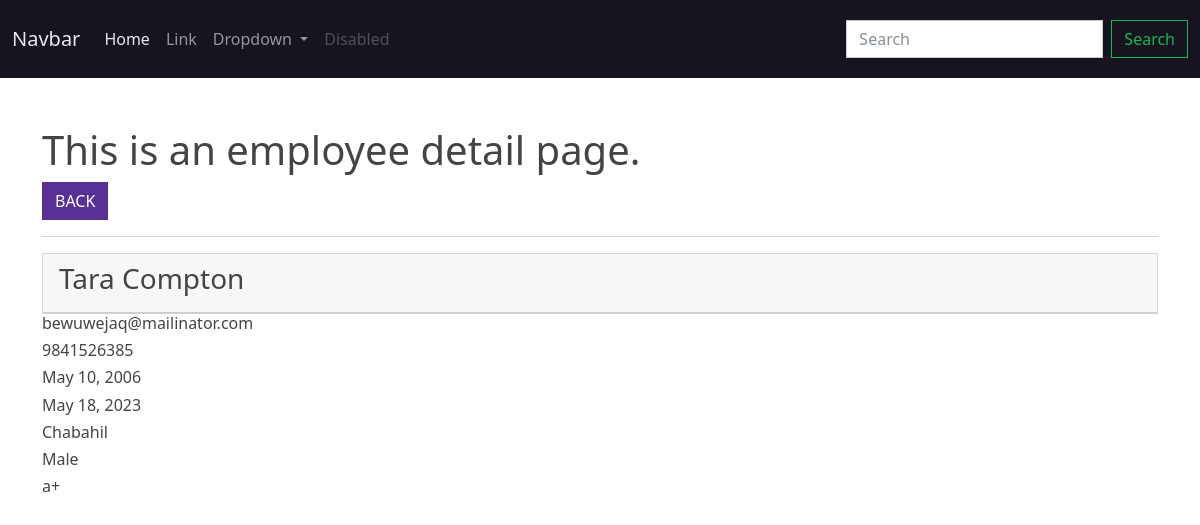
The page /employee/show/16/ on the database its author committed.
### app_employeewebsite/models.py (models this page shows, shortened)
class Employee(models.Model):
    full_name = models.CharField(max_length=255)
    contact = models.CharField(max_length=255)
    email = models.EmailField()
    dob = models.DateField()
    join_date = models.DateField()
    gender =  models.CharField(max_length=255)
    blood_group = models.CharField(max_length=255)
    address = models.CharField(max_length=255)
    user = models.ForeignKey(User, on_delete=models.CASCADE)
    department = models.ForeignKey(Department, on_delete=models.CASCADE)
    class Meta:
        db_table = 'app_employee'

### app_employeewebsite/views.py (the view)
# urls.py: path('employee/show/<int:id>/', views.employee_show, name='emp-show'),
def employee_show(request, id):
    data = Employee.objects.get(id=id)
    context = {"data":data}
    return render(request, 'employees/show_employee.html', context)

### templates/employees/show_employee.html (shortened to what this page needs)
{% extends 'layouts/master.html' %}
{% block content %}
<div class="container mt-5">
    <h1> This is an employee detail page. </h1>
    <a href="{% url 'emp-index' %}" class="btn btn-primary">BACK</a>
    <hr>
    <div class="card">
        <div class="card-header"><h3>{{ data.full_name }}</h3></div></div>
        <div class="card-body">
            <h6>{{ data.email }}</h6>
            <h6>{{ data.contact }}</h6>
            <h6>{{ data.dob }}</h6>
            <h6>{{ data.join_date }}</h6>
            <h6>{{ data.address }}</h6>
            <h6>{{ data.gender }}</h6>
            <h6>{{ data.blood_group }}</h6>
        </div>
    </div>
{% endblock %}

### rows shown on the page
Employee: full_name "Tara Compton", email "bewuwejaq@mailinator.com", contact "9841526385", dob "May 10, 2006", join_date "May 18, 2023", address "Chabahil", gender "Male", blood_group "a+"
